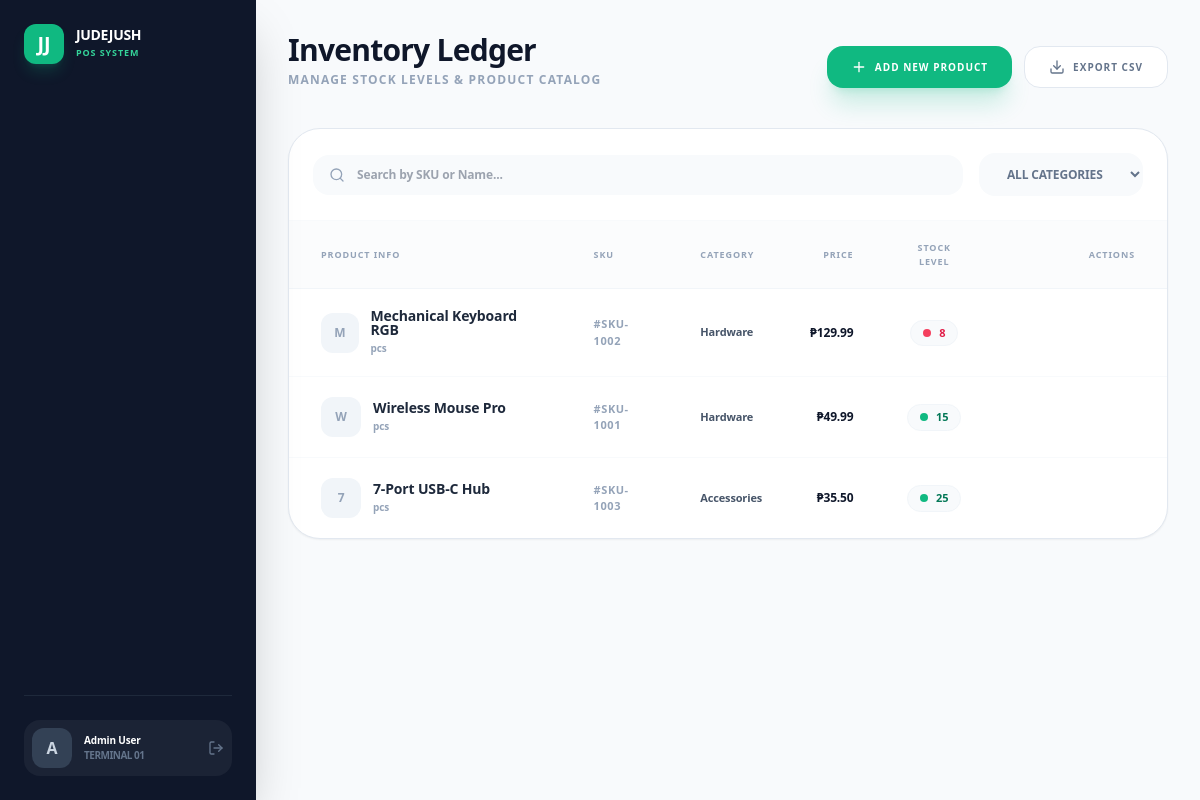
The app's page /inventory.php (signed in) with its own data.
### tables this page shows
CREATE TABLE IF NOT EXISTS products (
    id INT AUTO_INCREMENT PRIMARY KEY,
    sku VARCHAR(50) UNIQUE NOT NULL,
    barcode VARCHAR(100) UNIQUE,
    name VARCHAR(255) NOT NULL,
    category VARCHAR(100),
    buying_price DECIMAL(10, 2),
    price DECIMAL(10, 2) NOT NULL,
    stock INT DEFAULT 0,
    min_stock_level INT DEFAULT 10,
    unit VARCHAR(20) DEFAULT 'pcs'
);

### inventory.php (the view, shortened to what this page needs)
<?php include 'header.php'; ?>
<?php
include 'db.php';
$stmt = $conn->prepare("SELECT * FROM products ORDER BY stock ASC");
$stmt->execute();
$products = $stmt->fetchAll(PDO::FETCH_ASSOC);
?>
<div class="p-8 overflow-y-auto w-full">
    <header class="flex justify-between items-end mb-10">
        <div>
            <h2 class="text-3xl font-black text-slate-900 tracking-tight">Inventory Ledger</h2>
            <p class="text-xs text-slate-400 font-bold uppercase tracking-widest mt-1">Manage Stock Levels & Product Catalog</p>
        </div>
        <div class="flex gap-3">
            <button onclick="inventory.openModal('add-product-modal')" class="px-6 py-3 bg-emerald-500 text-white rounded-2xl text-[10px] font-black uppercase tracking-widest shadow-xl shadow-emerald-500/20 hover:bg-emerald-600 transition-all flex items-center gap-2 active:scale-95">
                <i data-lucide="plus" class="w-4 h-4"></i> Add New Product
            </button>
            <button class="px-6 py-3 bg-white border border-slate-200 text-slate-500 rounded-2xl text-[10px] font-black uppercase tracking-widest hover:bg-slate-50 transition-all flex items-center gap-2">
                <i data-lucide="download" class="w-4 h-4"></i> Export CSV
            </button>
        </div>
    </header>
    <div class="bg-white rounded-[32px] border border-slate-200 shadow-sm overflow-hidden">
        <div class="p-6 border-b border-slate-50 flex items-center gap-4">
            <div class="relative flex-1">
                <i data-lucide="search" class="w-4 h-4 absolute left-4 top-1/2 -translate-y-1/2 text-slate-400"></i>
                <input type="text" placeholder="Search by SKU or Name..." class="w-full bg-slate-50 border-none rounded-2xl pl-11 pr-6 py-3 text-xs font-bold focus:ring-4 focus:ring-emerald-500/10 transition-all">
            </div>
            <select class="bg-slate-50 border-none rounded-2xl px-6 py-3 text-xs font-black uppercase text-slate-500 focus:ring-4 focus:ring-emerald-500/10">
                <option>All Categories</option>
            </select>
        </div>
        <table class="w-full text-left">
            <thead class="bg-slate-50/50 text-[9px] font-black text-slate-400 uppercase tracking-widest border-b border-slate-100">
                <tr>
                    <th class="px-8 py-5">Product Info</th>
                    <th class="px-6 py-5">SKU</th>
                    <th class="px-6 py-5">Category</th>
                    <th class="px-6 py-5 text-right">Price</th>
                    <th class="px-6 py-5 text-center">Stock Level</th>
                    <th class="px-8 py-5 text-right">Actions</th>
                </tr>
            </thead>
            <tbody class="divide-y divide-slate-50">
                <?php foreach($products as $p): ?>
                <tr class="hover:bg-slate-50/50 transition-colors group">
                    <td class="px-8 py-5">
                        <div class="flex items-center gap-3">
                            <div class="w-10 h-10 bg-slate-100 rounded-xl flex items-center justify-center font-black text-slate-400 text-xs">
                                <?php echo substr($p['name'], 0, 1); ?>
                            </div>
                            <div>
                                <p class="text-sm font-black text-slate-800 leading-none"><?php echo $p['name']; ?></p>
                                <p class="text-[10px] text-slate-400 font-bold mt-1"><?php echo $p['unit']; ?></p>
                            </div>
                        </div>
                    </td>
                    <td class="px-6 py-5 text-[11px] font-black text-slate-400 tracking-wider">#<?php echo $p['sku']; ?></td>
                    <td class="px-6 py-5 text-[11px] font-bold text-slate-600"><?php echo $p['category']; ?></td>
                    <td class="px-6 py-5 text-right text-[12px] font-black text-slate-900">₱<?php echo number_format($p['price'], 2); ?></td>
                    <td class="px-6 py-5 text-center">
                        <div class="inline-flex items-center gap-2 px-3 py-1 rounded-full bg-slate-50 border border-slate-100">
                            <div class="w-2 h-2 rounded-full <?php echo $p['stock'] < 10 ? 'bg-rose-500' : 'bg-emerald-500'; ?> animate-pulse"></div>
                            <span class="text-[11px] font-black <?php echo $p['stock'] < 10 ? 'text-rose-600' : 'text-emerald-700'; ?>">
                                <?php echo $p['stock']; ?>
                            </span>
                        </div>
                    </td>
                    <td class="px-8 py-5 text-right">
                    </td>
                </tr>
                <?php endforeach; ?>
            </tbody>
        </table>
    </div>
</div>
<?php include 'footer.php'; ?>

### style.css (style rules this page uses)
body { -webkit-font-smoothing: antialiased; letter-spacing: -0.01em; font-feature-settings: "cv02", "cv03", "cv04", "cv11"; }

### records on screen
products: name "M", name "Mechanical Keyboard RGB", unit "pcs", sku "SKU-1002", category "Hardware", price "129.99", stock "8"
products: name "W", name "Wireless Mouse Pro", unit "pcs", sku "SKU-1001", category "Hardware", price "49.99", stock "15"
products: name "7", name "7-Port USB-C Hub", unit "pcs", sku "SKU-1003", category "Accessories", price "35.50", stock "25"
